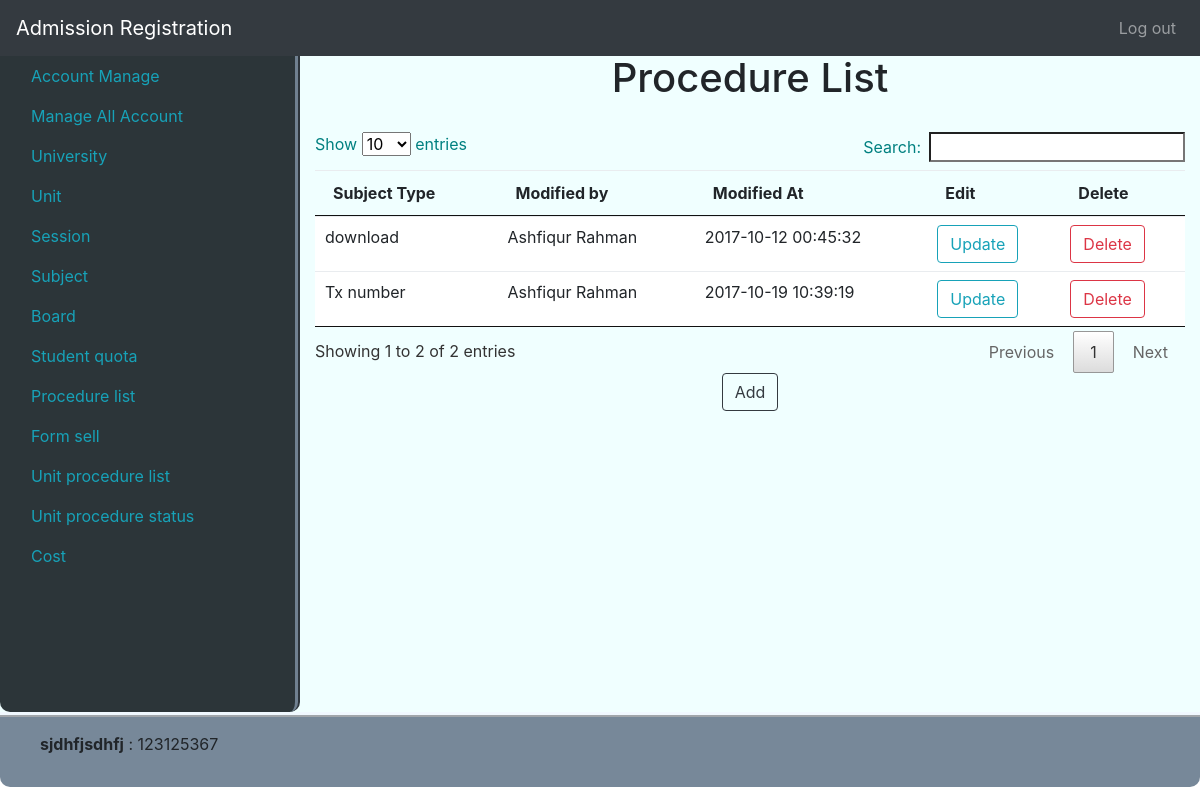
/procedureList (signed in), run on the app's committed database.
### tables this page shows
CREATE TABLE `procedure_list` (
  `id` int(11) NOT NULL,
  `name` varchar(256) NOT NULL,
  `modified_by` int(11) NOT NULL,
  `modified_at` timestamp NOT NULL DEFAULT CURRENT_TIMESTAMP ON UPDATE CURRENT_TIMESTAMP
);

CREATE TABLE `users` (
  `id` int(11) NOT NULL,
  `full_name` varchar(256) NOT NULL,
  `user_name` varchar(20) NOT NULL,
  `password` varchar(256) NOT NULL,
  `user_role` enum('admin','manager','data_entry','student') NOT NULL,
  `account_status` tinyint(1) NOT NULL,
  `modified_by` int(11) NOT NULL,
  `modified_at` timestamp NOT NULL DEFAULT CURRENT_TIMESTAMP ON UPDATE CURRENT_TIMESTAMP
);

### system/libs/Load.php (called while the page is built, shortened)
<?php
class Load
{
    public function view($fileName, $data = false)
    {
    include 'app/views/'.$fileName.'.php';
    }
    public function model($modelName){
        return new $modelName();
    }
}

### app/controllers/ProcedureList.php (called while the page is built, shortened)
<?php
class ProcedureList extends MainController
{
    public function index(){
        self::procedureList();
    }
    public function procedureList(){
        $data = ['pageName' => 'Procedure List'];
        $this->load->view("partials/header", $data);
        $simpleModel = $this->load->model('SimpleModel');
        $table['list'] = $simpleModel->getAll('procedure_list');
        $table['users'] = $simpleModel->getAll('users');
        $this->load->view("admin/procedure_list", $table);
        $this->load->view("partials/footer");
    }
}

### index.php (called while the page is built, shortened)
<?php
$mail = new Main();

### system/libs/Database.php (called while the page is built, shortened)
<?php
class Database extends PDO {
    public function select($sql, $data = array(), $fetchStyle = PDO::FETCH_ASSOC){
        $stmt = $this->prepare($sql);
        $stmt->execute();
        return $stmt->fetchAll($fetchStyle);
    }
}

### app/models/SimpleModel.php (called while the page is built, shortened)
<?php
class SimpleModel extends MainModel {
    public function getAll($table, $cond = false){
        if($cond){
            $sql = "SELECT * FROM $table WHERE $cond";
        }else{
            $sql = "SELECT * FROM $table";
        }
        return $this->db->select($sql);
    }
}

### system/libs/MainController.php (called while the page is built, shortened)
<?php
class MainController
{
    public function __construct()
    {
        $this->load = new Load();
    }
}

### system/libs/MainModel.php (called while the page is built, shortened)
<?php
class MainModel{
    public function __construct(){
        $dsn = 'mysql:dbname=se_addmission; host=localhost';
        $user = 'root';
        $pass = '';
        $this->db = new Database($dsn,$user,$pass);
    }
}

### app/views/admin/procedure_list.php (the view, shortened to what this page needs)
<div class="col">
    <h1 style="text-align: center">Procedure List</h1>
    <div class="table-responsive">
        <br />
        <table id="session_table" class="table">
            <thead>
            <tr>
                <th >Subject Type</th>
                <th >Modified by</th>
                <th >Modified At</th>
                <th >Edit</th>
                <th >Delete</th>
            </tr>
            </thead>
            <tbody>
            <?php foreach ($data['list'] as $key => $value){?>
                <tr>
                    <td> <span><?php echo $value['name']?></span> </td>
                    <td>
                        <?php
                        foreach ($data['users'] as $k => $v) {
                            if($v['id'] == $value['modified_by']){
                                echo $v['full_name'];
                            }
                        }
                        ?>
                    </td>
                    <td><?php echo $value['modified_at']?></td>
                    <td>
                        <button type="button" name="update" value="<?php echo $value['id']?>" class="btn btn-outline-info my-2 my-sm-0" onclick="btn_update(this);" >Update</button>
                    </td>
                    <td>
                        <form action="<?php echo BASE_URL?>/ProcedureList/delete" method="post">
                            <button type="submit" name="delete" value="<?php echo $value['id']?>" class="btn btn-outline-danger my-2 my-sm-0" onclick="return confirm('Do u really want to delete')" >Delete</button>
                        </form>
                    </td>
                </tr>
            <?php }?>
            </tbody>
        </table>
    </div>
    <div class="col crtbtn">
        <button type="button" id="add_button" data-toggle="modal" data-target="#dataModal" class="btn btn-outline-dark my-2 my-sm-0 crtbtn" onclick="btn_add(this);">Add</button>
    </div>
</div>

### data on the page
procedure_list: name "download", modified_at "2017-10-12 00:45:32", $value['id'] 1 (drawn)
users: full_name "Ashfiqur Rahman"
procedure_list: name "Tx number", modified_at "2017-10-19 10:39:19", $value['id'] 2 (drawn)
